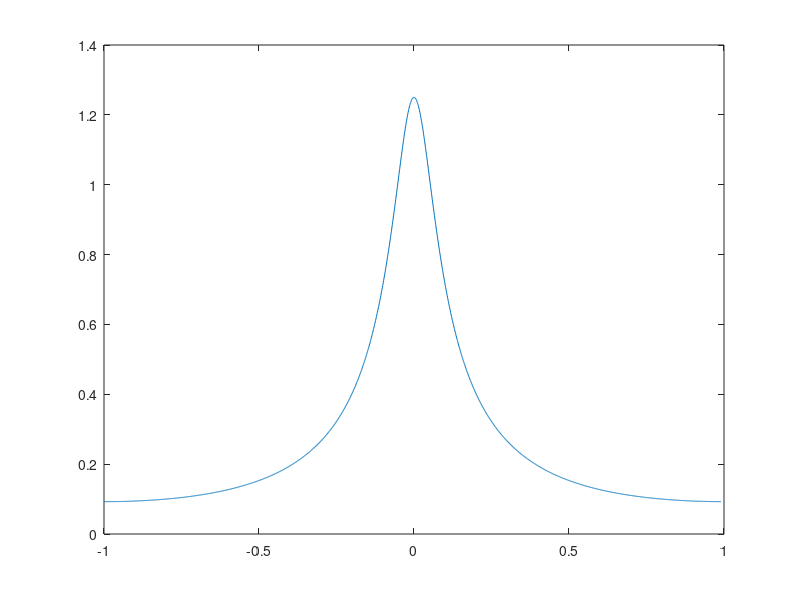

The MATLAB source for this figure: (Note: this script raises an error after producing the figure.)
%  Exemplos e Experimentos baseados no livro:
% DINIZ, P. S. R., DA SILVA, E. A. B., e LIMA NETTO, S. Processamento Digital de Sinais: Projeto e An?lise de Sistemas. 2. ed. Porto Alegre: Bookman, 2014. 976 p. ISBN 978-8582601235.
%% Experimento 2.2
% Resposta em frequencia usando a fun??o freqz
N = 1;
num = [1 0 0 0];
% den = poly([0.8 0.2]) % estavel
den = poly([0.8 5]) % instavel

%den = [1 0.6 -0.16];
% modo 1
[H,w]=freqz(num,den,[-N*pi:pi/1000:N*pi-pi/100]);
plot(w/pi, abs(H));
% modo 2
%[H,w]=freqz(num,den);
%plot(w/pi, abs(H));
% modo 3
%[H,w]=freqz(num, den, 'whole');
%plot(w/pi, abs(H));
% modo 4
% freqz(num, den, 'whole');   % troca Z por e^jw
%figure(2);
%zplane(num,den);
 
%% Resposta em frequencia substituindo z -> e^(jw)
syms z
Hf(z) = symfun(z^2/(z-0.2)/(z+0.8),z);
pretty(Hf)
latex(Hf)
N = 1;
w = [0:pi/100:N*pi-pi/100];
plot(w/pi,abs(Hf(exp(1i*w))))
%title(['$' latex(Hf) '$'],'interpreter','latex')
text(0.2,2,['H(z) = ' '$$' latex(Hf) '$$'],'interpreter','latex')
xlabel(['w/' '$$' '\pi' '$$'],'interpreter','latex')

%% tests:
den = roots([1 2 3 0 0 0 0 0 12 3 1 40 0 0 3 9 33 12 9 166 45])
abs(den)
plot(real(den), imag(den), 'k')
grid on
xlim([-2 2])
ylim([-2 2])
zplane(1, den)
